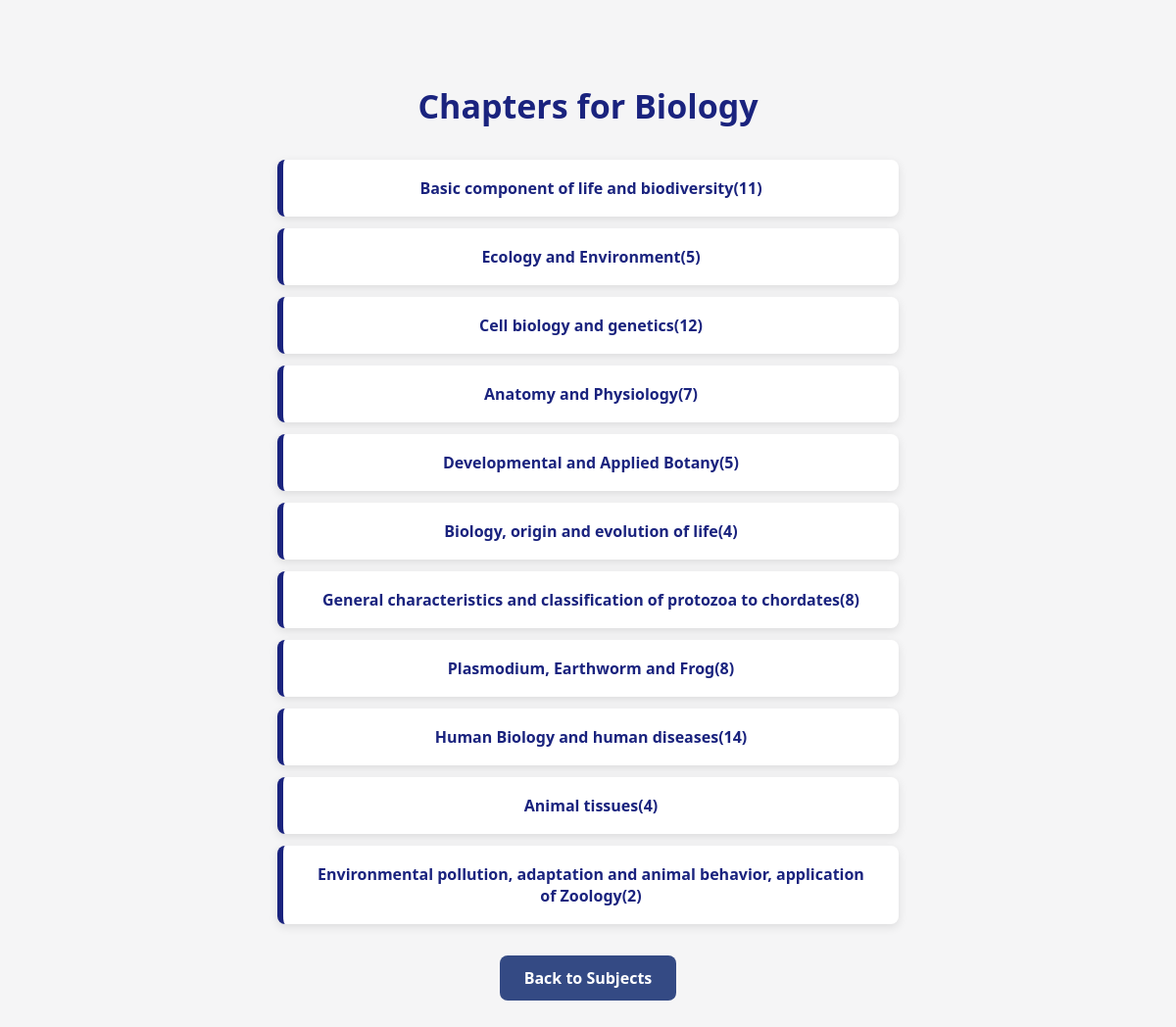
/subject/3/, run on the app's committed database.
### CEE_Quiz/models.py (models this page shows, shortened)
class Subject(models.Model):
    name = models.CharField(max_length=100)

class Chapter(models.Model):
    subject = models.ForeignKey(Subject, on_delete=models.CASCADE)
    name = models.CharField(max_length=100)

### CEE_Quiz/views.py (the view)
# urls.py: path('subject/<int:subject_id>/' , views.chapters,name='chapters' ),
def chapters(request, subject_id):
    subject = get_object_or_404(Subject, id= subject_id)
    chapters_list = Chapter.objects.filter(subject= subject)
    return render(request, 'chapter.html', {'subject':subject, 'chapters': chapters_list})

### CEE_Quiz/templates/chapter.html (shortened to what this page needs)
<!DOCTYPE html>
{% load static %}
<html lang="en">
<head>
    <link rel="stylesheet" href="{% static 'css/chapter.css' %}">
</head>
<body>
    <div class="container">
        <h1>Chapters for {{ subject.name }}</h1>
        <div class="chapter-container">
            {% for chap in chapters %}
                <div class="chapter-card">
                    <a href="{% url 'quiz' chap.id %}" class="chapter-link">{{ chap.name }}</a>
                </div>
        </div>
        <div class="back-button">
            <a href="{% url 'home' %}">Back to Subjects</a>
        </div>
    </div>
</body>
</html>

### CEE_Quiz/static/css/chapter.css (style rules this page uses)
body { font-family: 'Segoe UI', Tahoma, Geneva, Verdana, sans-serif; background: #f5f5f6; margin: 0; padding: 0; color: #333; }
.container { width: 85%; max-width: 900px; display: flex; flex-direction: column; margin: 40px auto; text-align: center; border: 2px solid transparent; padding: 20px; align-items: center; justify-content: flex-start; }
h1 { font-size: 34px; color: #1a237e; margin-bottom: 20px; }
a.chapter-link { display: block; margin: 12px auto; padding: 18px 25px; background: #fff; border-left: 6px solid #1a237e; border-radius: 8px; box-shadow: 0 3px 10px rgba(0,0,0,0.1); text-decoration: none; color: #1a237e; font-weight: bold; width: 80%; transition: all 0.3s ease; }
.back-button { margin-top: 20px; margin-bottom: 20px; }
.back-button a { display: inline-block; background-color: #344a84; color: #fff; padding: 12px 25px; border-radius: 8px; text-decoration: none; font-weight: bold; transition: background-color 0.2s, transform 0.2s; }

### data on the page
Subject: name "Biology"
Chapter: name "Basic component of life and biodiversity(11)"
Chapter: name "Ecology and Environment(5)"
Chapter: name "Cell biology and genetics(12)"
Chapter: name "Anatomy and Physiology(7)"
Chapter: name "Developmental and Applied Botany(5)"
Chapter: name "Biology, origin and evolution of life(4)"
Chapter: name "General characteristics and classification of protozoa to chordates(8)"
Chapter: name "Plasmodium, Earthworm and Frog(8)"
Chapter: name "Human Biology and human diseases(14)"
Chapter: name "Animal tissues(4)"
Chapter: name "Environmental pollution, adaptation and animal behavior, application of Zoology(2)"
